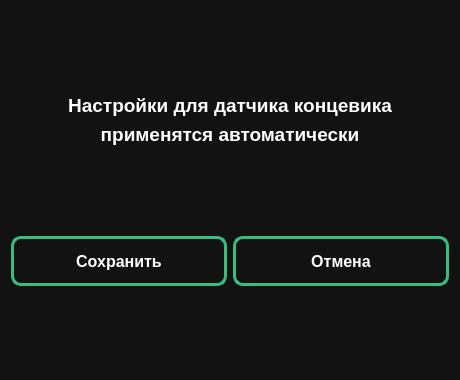
<?xml version="1.0" encoding="UTF-8"?>
<ui version="4.0">
 <class>LimitSwitch</class>
 <widget class="QWidget" name="LimitSwitch">
  <property name="geometry">
   <rect>
    <x>0</x>
    <y>0</y>
    <width>460</width>
    <height>380</height>
   </rect>
  </property>
  <property name="windowTitle">
   <string>Настройка датчика высоты для TEVO Black Widow</string>
  </property>
  <property name="styleSheet">
   <string notr="true">QWidget {	
	color: white;
	background-color: #121212;
	font-size: 14pt;
	font-weight: 600;
}

QPushButton {	
    border-style: solid;
    border-width: 3px;
    border-radius: 10px;
    border-color: #38BD80;
    font: bold 16px;
}

QPushButton:hover {	
	background-color: #292927;
}</string>
  </property>
  <layout class="QHBoxLayout" name="horizontalLayout_2">
   <item>
    <layout class="QVBoxLayout" name="verticalLayout">
     <item>
      <spacer name="verticalSpacer_3">
       <property name="orientation">
        <enum>Qt::Vertical</enum>
       </property>
       <property name="sizeHint" stdset="0">
        <size>
         <width>20</width>
         <height>40</height>
        </size>
       </property>
      </spacer>
     </item>
     <item>
      <widget class="QLabel" name="label_limit_switch_1">
       <property name="text">
        <string>Настройки для датчика концевика</string>
       </property>
       <property name="alignment">
        <set>Qt::AlignCenter</set>
       </property>
      </widget>
     </item>
     <item>
      <widget class="QLabel" name="label_limit_switch_2">
       <property name="text">
        <string>применятся автоматически</string>
       </property>
       <property name="alignment">
        <set>Qt::AlignCenter</set>
       </property>
      </widget>
     </item>
     <item>
      <spacer name="verticalSpacer_2">
       <property name="orientation">
        <enum>Qt::Vertical</enum>
       </property>
       <property name="sizeHint" stdset="0">
        <size>
         <width>20</width>
         <height>40</height>
        </size>
       </property>
      </spacer>
     </item>
     <item>
      <layout class="QHBoxLayout" name="horizontalLayout">
       <item>
        <widget class="QPushButton" name="pushButton_li_sw_save">
         <property name="sizePolicy">
          <sizepolicy hsizetype="Minimum" vsizetype="Maximum">
           <horstretch>0</horstretch>
           <verstretch>0</verstretch>
          </sizepolicy>
         </property>
         <property name="minimumSize">
          <size>
           <width>215</width>
           <height>50</height>
          </size>
         </property>
         <property name="text">
          <string>Сохранить</string>
         </property>
        </widget>
       </item>
       <item>
        <widget class="QPushButton" name="pushButton_li_sw_cancel">
         <property name="sizePolicy">
          <sizepolicy hsizetype="Minimum" vsizetype="Maximum">
           <horstretch>0</horstretch>
           <verstretch>0</verstretch>
          </sizepolicy>
         </property>
         <property name="minimumSize">
          <size>
           <width>215</width>
           <height>50</height>
          </size>
         </property>
         <property name="text">
          <string>Отмена</string>
         </property>
        </widget>
       </item>
      </layout>
     </item>
     <item>
      <spacer name="verticalSpacer">
       <property name="orientation">
        <enum>Qt::Vertical</enum>
       </property>
       <property name="sizeHint" stdset="0">
        <size>
         <width>20</width>
         <height>40</height>
        </size>
       </property>
      </spacer>
     </item>
    </layout>
   </item>
  </layout>
 </widget>
 <resources/>
 <connections/>
</ui>
